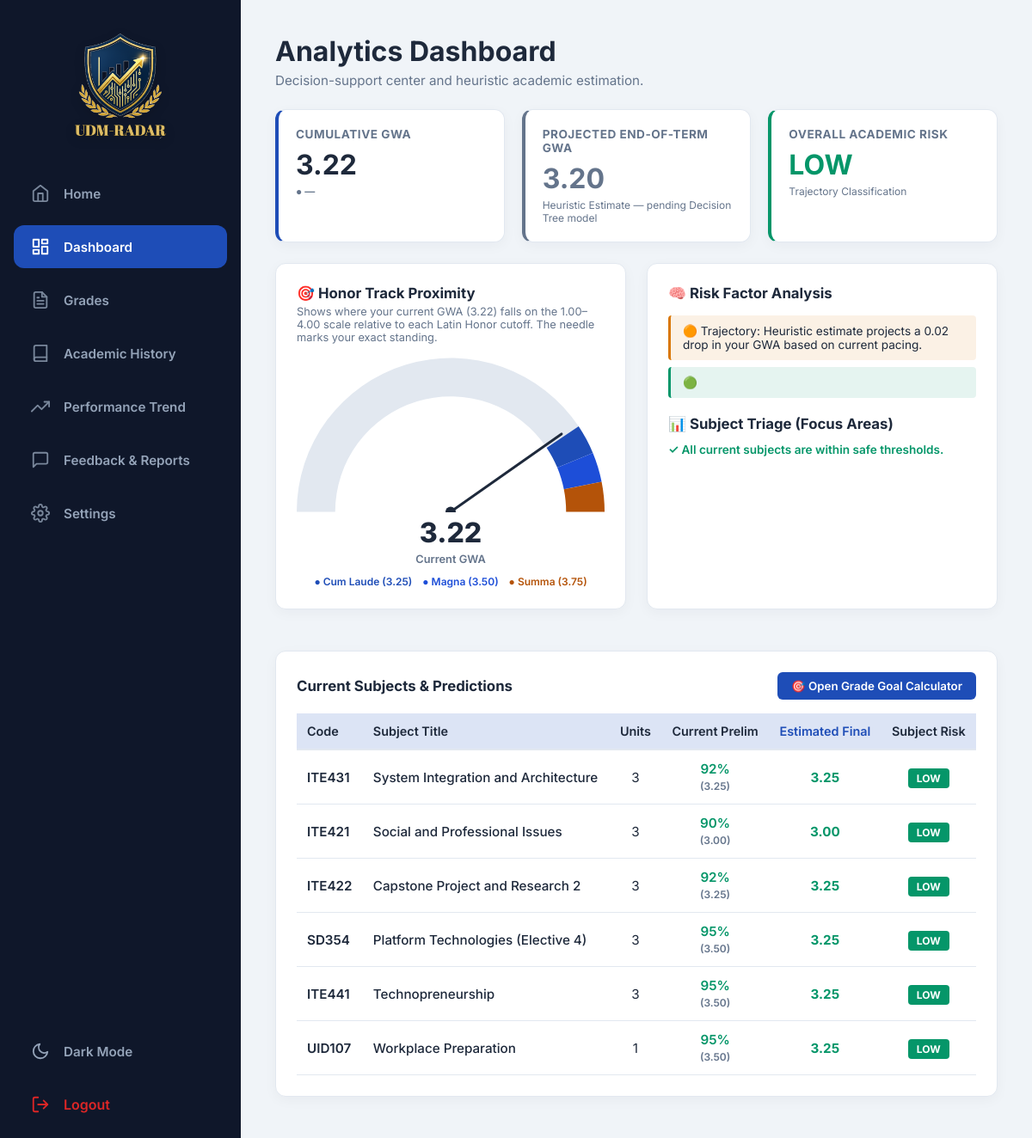
The app's page /student/dashboard.php (signed in) with its own data.
### tables this page shows
CREATE TABLE `grades` (
  `id` int(11) NOT NULL,
  `student_id` int(11) NOT NULL COMMENT 'FK -> users.id (NOT student_profiles.id — there is no direct link to student_profiles from this table; join through users.id = student_profiles.user_id if section/course/etc. is needed).',
  `subject_id` int(11) NOT NULL COMMENT 'FK -> subjects.id.',
  `school_year` varchar(15) DEFAULT NULL COMMENT 'e.g. "2026-2027".',
  `semester` tinyint(4) DEFAULT NULL COMMENT '1 or 2.',
  `prelim` decimal(5,2) DEFAULT NULL COMMENT 'Raw 0-100 percentage, NEVER a 1.00-4.00 point value. Convert via normalizeTermGrade() before any math or display.',
  `midterm` decimal(5,2) DEFAULT NULL COMMENT 'Raw 0-100 percentage, same rule as prelim.',
  `prefinal` decimal(5,2) DEFAULT NULL COMMENT 'Raw 0-100 percentage, same rule as prelim.',
  `final_grade` decimal(4,2) DEFAULT NULL COMMENT 'Already point-scale (1.00-4.00) once computed via the official 30/30/40 weighting — opposite convention from prelim/midterm/prefinal. Convert via normalizePointGrade(), not normalizeTermGrade().',
  `risk_level` enum('LOW','MODERATE','HIGH') DEFAULT 'LOW' COMMENT 'Snapshot at time of last encode/patch — NOT guaranteed to match live computeRiskFromAvg() on the current prelim/final value if thresholds changed since. Treat as a cache, recompute live where correctness matters.',
  `is_current` tinyint(1) DEFAULT 0 COMMENT 'Marks "this is the in-progress term to show on dashboards." Not enforced by any constraint — nothing stops two different terms from both being flagged 1 for the same student (this happened once; see fix_duplicate_semester.sql). getCurrentTerm() in config/constants.php can cross-check this flag against the actual calendar date.',
  `encoded_by` int(11) DEFAULT NULL COMMENT 'FK -> users.id (the faculty who entered this row). No _id suffix, unlike every other FK column in this schema — naming inconsistency, kept as-is to avoid touching every PHP reference to $g[''encoded_by''].'
);

CREATE TABLE `subjects` (
  `id` int(11) NOT NULL,
  `code` varchar(20) NOT NULL COMMENT 'e.g. "ITE331". Elective slots use a track-specific code (SD351/CY351/DS351 = Machine Learning under the Software Dev/Cybersecurity/Data Science track) rather than a generic "Elective 1" label.',
  `title` varchar(150) NOT NULL,
  `units` tinyint(4) NOT NULL COMMENT 'Credit units. GWA math weights every grade by this — a 1-unit and 3-unit subject do NOT count equally (see computeWeightedGWA()).',
  `year_level` tinyint(4) DEFAULT NULL COMMENT 'Which curriculum year this subject belongs to (1-4) — independent of any individual student''s current year.',
  `semester` tinyint(4) DEFAULT NULL COMMENT '1 or 2 — which semester of that curriculum year.'
);

### student/dashboard.php (the view, shortened to what the rows shown need)
<?php
require_once '../config/constants.php';
$user = currentUser();
$db = getDB();
$stmtProf = $db->prepare("
    SELECT sp.student_number, sp.course, sp.year_level, sp.section, sp.status, sp.current_gwa, u.first_name, u.last_name
    FROM student_profiles sp
    JOIN users u ON u.id = sp.user_id
    WHERE u.id = ?
");
$stmtProf->execute([$user['id']]);
$profile = $stmtProf->fetch();
$stmtHist = $db->prepare("
    SELECT g.final_grade, s.units
    FROM grades g
    JOIN subjects s ON s.id = g.subject_id
    WHERE g.student_id = ? AND g.is_current = 0 AND g.final_grade IS NOT NULL
");
$stmtHist->execute([$user['id']]);
$historical_rows = array_map(
    fn($r) => ['grade' => (float) $r['final_grade'], 'units' => (int) $r['units']],
    $stmtHist->fetchAll()
);
$historical_gwa = computeWeightedGWA($historical_rows);
$current_gwa = $historical_gwa ?? (float) ($profile['current_gwa'] ?? 0);
$stmtCurr = $db->prepare("
    SELECT s.code, s.title, s.units, g.prelim, g.midterm, g.prefinal, g.final_grade
    FROM grades g
    JOIN subjects s ON s.id = g.subject_id
    WHERE g.student_id = ? AND g.is_current = 1
");
$stmtCurr->execute([$user['id']]);
$current_subjects = $stmtCurr->fetchAll();
$prediction_rows = [];
foreach ($current_subjects as &$subj) {
    $subj['prelim_raw'] = $subj['prelim'];
    $subj['midterm_raw'] = $subj['midterm'];
    $subj['prefinal_raw'] = $subj['prefinal'];
    $prelimPoint = normalizeTermGrade($subj['prelim']);
    $predicted_final = predictFinalGradeHeuristic($prelimPoint, $historical_gwa);
    $subj['prelim_point'] = $prelimPoint;
    $subj['predicted_final'] = $predicted_final;
    $subj['final_risk'] = $predicted_final !== null ? computeRiskFromAvg($predicted_final) : 'LOW';
    if ($predicted_final !== null) {
        $prediction_rows[] = ['grade' => $predicted_final, 'units' => (int) $subj['units']];
    }
}
$predicted_gwa = computeWeightedGWA($prediction_rows) ?? $historical_gwa ?? 0.0;
$overall_risk  = computeRiskFromAvg($predicted_gwa);
$honor_text = getLatinHonor($current_gwa);
$honor_color = match ($honor_text) {
    'Summa Cum Laude' => '#b45309',
    'Magna Cum Laude'  => '#1d4ed8',
    'Cum Laude'        => 'var(--accent-blue)',
    default            => 'var(--text-gray)',
};
$riskBg = match($overall_risk) {
    'HIGH' => 'var(--risk-high)',
    'MODERATE' => 'var(--risk-mod)',
    'LOW' => 'var(--risk-low)',
    default => 'var(--text-gray)'
};
require_once '../includes/header.php';
?>
<div class="main-content">
    <div class="header" style="margin-bottom: 24px;">
        <div>
            <h1>Analytics Dashboard</h1>
        </div>
    </div>
    <div class="stat-grid" style="grid-template-columns: repeat(3, 1fr); margin-bottom: 24px;">
        <div class="stat-card" style="border-left-color: var(--accent-blue);">
            <h2 style="color: var(--text-dark);"><?= $current_gwa > 0 ? number_format($current_gwa, 2) : 'N/A' ?></h2>
        </div>
        <div class="stat-card" style="border-left-color: <?= $honor_color ?>;">
            <h2 style="color: <?= $honor_color ?>;"><?= number_format($predicted_gwa, 2) ?></h2>
        </div>
        <div class="stat-card" style="border-left-color: <?= $riskBg ?>;">
            <h2 style="color: <?= $riskBg ?>;"><?= $overall_risk ?></h2>
        </div>
    </div>
    <div class="card" style="margin-bottom: 24px;">
        <table style="width: 100%; border-collapse: collapse; font-size: 0.9rem;">
            <thead>
                <tr style="background: var(--table-header-bg); border-bottom: 2px solid var(--border-color);">
                    <th style="padding: 12px; text-align: left; color: var(--text-dark);">Code</th>
                    <th style="padding: 12px; text-align: left; color: var(--text-dark);">Subject Title</th>
                    <th style="padding: 12px; text-align: center; color: var(--text-dark);">Units</th>
                    <th style="padding: 12px; text-align: center; color: var(--text-dark);">Current Prelim</th>
                    <th style="padding: 12px; text-align: center; color: var(--accent-blue);">Estimated Final</th>
                    <th style="padding: 12px; text-align: center; color: var(--text-dark);">Subject Risk</th>
                </tr>
            </thead>
            <tbody>
                <?php foreach ($current_subjects as $subj):
                    $pRisk = $subj['prelim_point'] !== null ? computeRiskFromAvg($subj['prelim_point']) : 'LOW';
                    $fRisk = $subj['predicted_final'] !== null ? computeRiskFromAvg($subj['predicted_final']) : 'LOW';
                    $prelimCol = $pRisk === 'HIGH' ? 'var(--risk-high)' : ($pRisk === 'MODERATE' ? 'var(--risk-mod)' : 'var(--risk-low)');
                    $finalCol  = $fRisk === 'HIGH' ? 'var(--risk-high)' : ($fRisk === 'MODERATE' ? 'var(--risk-mod)' : 'var(--risk-low)');
                    $rowRiskBg = match($subj['final_risk']) {
                        'HIGH' => 'var(--risk-high)',
                        'MODERATE' => 'var(--risk-mod)',
                        'LOW' => 'var(--risk-low)',
                        default => 'var(--text-gray)'
                    };
                ?>
                <tr style="border-bottom: 1px solid var(--border-color);">
                    <td style="padding: 12px; font-weight: 600; color: var(--text-dark);"><?= htmlspecialchars($subj['code']) ?></td>
                    <td style="padding: 12px; font-weight: 500; color: var(--text-dark);"><?= htmlspecialchars($subj['title']) ?></td>
                    <td style="padding: 12px; text-align: center; color: var(--text-dark);"><?= htmlspecialchars($subj['units']) ?></td>
                    <td style="padding: 12px; text-align: center; font-weight: 600; color: <?= $prelimCol ?>;">
                        <?php if ($subj['prelim_raw'] !== null): ?>
                            <?= round($subj['prelim_raw']) ?>% <br>
                            <span style="font-size: 0.75rem; color: var(--text-gray);">(<?= number_format($subj['prelim_point'], 2) ?>)</span>
                        <?php else: ?>
                            <span style="color: var(--text-gray);">—</span>
                        <?php endif; ?>
                    </td>
                    <td style="padding: 12px; text-align: center; font-weight: 700; color: <?= $finalCol ?>;">
                        <?= $subj['predicted_final'] !== null ? number_format($subj['predicted_final'], 2) : '<span style="color: var(--text-gray);">—</span>' ?>
                    </td>
                    <td style="padding: 12px; text-align: center;">
                        <span style="background: <?= $rowRiskBg ?>; color: white; padding: 4px 10px; border-radius: 4px; font-size: 0.75rem; font-weight: 700;">
                            <?= $subj['predicted_final'] !== null ? $subj['final_risk'] : 'N/A' ?>
                        </span>
                    </td>
                </tr>
                <?php endforeach; ?>
            </tbody>
        </table>
    </div>
</div>
<?php require_once '../includes/footer.php'; ?>

### records on screen
grades: subject.code "ITE431", subject.title "System Integration and Architecture", subject.units "3", prelim "92", prelim_point "3.25", predicted_final "3.25", final_risk "LOW"
grades: subject.code "ITE421", subject.title "Social and Professional Issues", subject.units "3", prelim "90", subject.units "3.00", final_risk "LOW"
grades: subject.code "ITE422", subject.title "Capstone Project and Research 2", subject.units "3", prelim "92", prelim_point "3.25", predicted_final "3.25", final_risk "LOW"
grades: subject.code "SD354", subject.title "Platform Technologies (Elective 4)", subject.units "3", prelim "95", prelim_point "3.50", predicted_final "3.25", final_risk "LOW"
grades: subject.code "ITE441", subject.title "Technopreneurship", subject.units "3", prelim "95", prelim_point "3.50", predicted_final "3.25", final_risk "LOW"
grades: subject.code "UID107", subject.title "Workplace Preparation", subject.units "1", prelim "95", prelim_point "3.50", predicted_final "3.25", final_risk "LOW"

### other values on screen
$label "Home"
$label "Dashboard"
$label "Grades"
$label "Academic History"
$label "Performance Trend"
$label "Feedback & Reports"
$label "Settings"
$current_gwa "3.22"
$honor_text "—"
$predicted_gwa "3.20"
$overall_risk "LOW"
CUM_LAUDE "3.25"
MAGNA_CUM_LAUDE "3.50"
SUMMA_CUM_LAUDE "3.75"
$icon "🟠"
